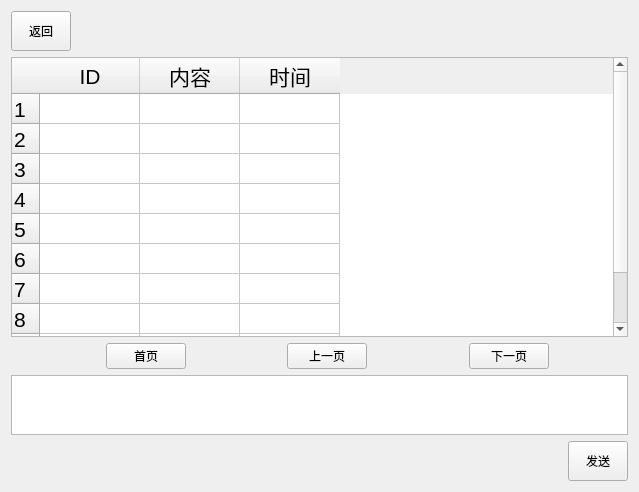
<?xml version="1.0" encoding="UTF-8"?>
<ui version="4.0">
 <class>WorkRecord</class>
 <widget class="QWidget" name="WorkRecord">
  <property name="geometry">
   <rect>
    <x>0</x>
    <y>0</y>
    <width>639</width>
    <height>492</height>
   </rect>
  </property>
  <property name="windowTitle">
   <string>Form</string>
  </property>
  <layout class="QGridLayout" name="gridLayout">
   <item row="2" column="2">
    <spacer name="horizontalSpacer_6">
     <property name="orientation">
      <enum>Qt::Horizontal</enum>
     </property>
     <property name="sizeHint" stdset="0">
      <size>
       <width>79</width>
       <height>20</height>
      </size>
     </property>
    </spacer>
   </item>
   <item row="2" column="6" colspan="2">
    <spacer name="horizontalSpacer_5">
     <property name="orientation">
      <enum>Qt::Horizontal</enum>
     </property>
     <property name="sizeHint" stdset="0">
      <size>
       <width>96</width>
       <height>20</height>
      </size>
     </property>
    </spacer>
   </item>
   <item row="0" column="0">
    <widget class="QPushButton" name="btnBack">
     <property name="minimumSize">
      <size>
       <width>60</width>
       <height>40</height>
      </size>
     </property>
     <property name="maximumSize">
      <size>
       <width>60</width>
       <height>40</height>
      </size>
     </property>
     <property name="text">
      <string>返回</string>
     </property>
    </widget>
   </item>
   <item row="3" column="0" colspan="8">
    <widget class="QTextEdit" name="textEdit">
     <property name="minimumSize">
      <size>
       <width>0</width>
       <height>60</height>
      </size>
     </property>
     <property name="maximumSize">
      <size>
       <width>16777215</width>
       <height>60</height>
      </size>
     </property>
    </widget>
   </item>
   <item row="4" column="7">
    <widget class="QPushButton" name="btnSend">
     <property name="minimumSize">
      <size>
       <width>60</width>
       <height>40</height>
      </size>
     </property>
     <property name="maximumSize">
      <size>
       <width>60</width>
       <height>40</height>
      </size>
     </property>
     <property name="layoutDirection">
      <enum>Qt::RightToLeft</enum>
     </property>
     <property name="text">
      <string>发送</string>
     </property>
    </widget>
   </item>
   <item row="2" column="5">
    <widget class="QPushButton" name="btnNext">
     <property name="text">
      <string>下一页</string>
     </property>
    </widget>
   </item>
   <item row="2" column="4">
    <spacer name="horizontalSpacer_4">
     <property name="orientation">
      <enum>Qt::Horizontal</enum>
     </property>
     <property name="sizeHint" stdset="0">
      <size>
       <width>80</width>
       <height>20</height>
      </size>
     </property>
    </spacer>
   </item>
   <item row="0" column="7">
    <spacer name="horizontalSpacer_2">
     <property name="orientation">
      <enum>Qt::Horizontal</enum>
     </property>
     <property name="sizeHint" stdset="0">
      <size>
       <width>40</width>
       <height>20</height>
      </size>
     </property>
    </spacer>
   </item>
   <item row="2" column="0">
    <spacer name="horizontalSpacer_3">
     <property name="orientation">
      <enum>Qt::Horizontal</enum>
     </property>
     <property name="sizeHint" stdset="0">
      <size>
       <width>93</width>
       <height>20</height>
      </size>
     </property>
    </spacer>
   </item>
   <item row="2" column="1">
    <widget class="QPushButton" name="btnFirst">
     <property name="text">
      <string>首页</string>
     </property>
    </widget>
   </item>
   <item row="2" column="3">
    <widget class="QPushButton" name="btnPre">
     <property name="text">
      <string>上一页</string>
     </property>
    </widget>
   </item>
   <item row="4" column="0" colspan="7">
    <spacer name="horizontalSpacer">
     <property name="orientation">
      <enum>Qt::Horizontal</enum>
     </property>
     <property name="sizeHint" stdset="0">
      <size>
       <width>612</width>
       <height>20</height>
      </size>
     </property>
    </spacer>
   </item>
   <item row="1" column="0" colspan="8">
    <widget class="QTableWidget" name="tableWidget">
     <property name="minimumSize">
      <size>
       <width>0</width>
       <height>280</height>
      </size>
     </property>
     <property name="font">
      <font>
       <pointsize>16</pointsize>
      </font>
     </property>
     <property name="rowCount">
      <number>10</number>
     </property>
     <property name="columnCount">
      <number>3</number>
     </property>
     <row/>
     <row/>
     <row/>
     <row/>
     <row/>
     <row/>
     <row/>
     <row/>
     <row/>
     <row/>
     <column>
      <property name="text">
       <string>ID</string>
      </property>
      <property name="textAlignment">
       <set>AlignCenter</set>
      </property>
     </column>
     <column>
      <property name="text">
       <string>内容</string>
      </property>
      <property name="textAlignment">
       <set>AlignCenter</set>
      </property>
     </column>
     <column>
      <property name="text">
       <string>时间</string>
      </property>
      <property name="textAlignment">
       <set>AlignCenter</set>
      </property>
     </column>
    </widget>
   </item>
  </layout>
 </widget>
 <resources/>
 <connections/>
</ui>
